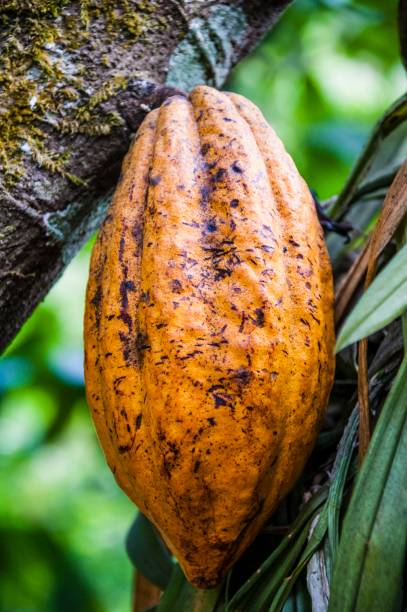
#> input picture Classification with Features/cocoa bean/821.jpg, 407 x 612 px; its folder holds only this picture in this run
$ python -i feature_extraction.py   (imports and definitions only)
#> lines starting #> are read from the running program, lines starting #| are printed output that depends on the picture; after the words box and inside, x2 and y2 are one past the last pixel; in counts of white or black regions, pixels touching at a corner belong together
#> further down, picture is the input picture: shape (612, 407, 3); mean B, G, R 64.3, 108.1, 116
import os
import cv2
import numpy as np
from tqdm import tqdm
import pandas as pd


def extract_shape_features(image):
    gray_image = cv2.cvtColor(image, cv2.COLOR_BGR2GRAY)
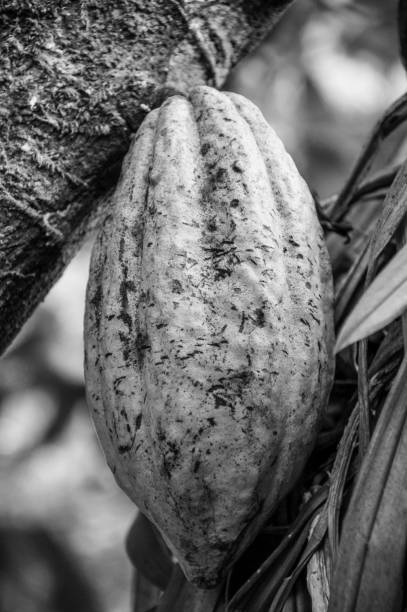
#> gray_image: shape (612, 407); min 0, max 251, mean 105.4
    blurred_image = cv2.GaussianBlur(gray_image, (5, 5), 0)
    edges = cv2.Canny(blurred_image, 50, 150)
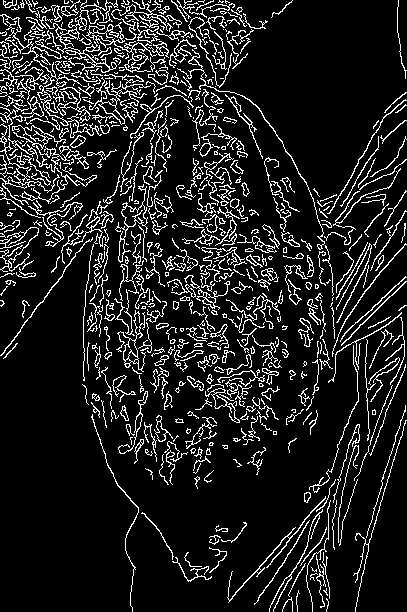
#> edges: shape (612, 407); 12.2% white in thin lines or dots

    contours, _ = cv2.findContours(edges, cv2.RETR_EXTERNAL, cv2.CHAIN_APPROX_SIMPLE)
#> contours = 603 contours, 460 with area under 20; largest, box (x1, y1, x2, y2) and area: (115, 184, 148, 263) 494, (45, 0, 118, 73) 376, (0, 14, 102, 138) 340, (116, 310, 146, 372) 317, (89, 80, 147, 125) 278

    # Initialize lists to hold the feature values for each contour
    areas = []
    perimeters = []
    aspect_ratios = []
    extents = []
    solidities = []

    for contour in contours:
        # Calculate area of the contour and add to list
        area = cv2.contourArea(contour)
        areas.append(area)

        # Calculate the perimeter of the contour and add to list
        perimeter = cv2.arcLength(contour, True)
        perimeters.append(perimeter)

        # Calculate aspect ratio and add to list
        x, y, w, h = cv2.boundingRect(contour)
        aspect_ratio = float(w) / h if h != 0 else 0
        aspect_ratios.append(aspect_ratio)

        # Calculate extent and add to list
        rect_area = w * h
        extent = float(area) / rect_area if rect_area != 0 else 0
        extents.append(extent)

        # Calculate solidity and add to list
        hull = cv2.convexHull(contour)
        hull_area = cv2.contourArea(hull)
        solidity = float(area) / hull_area if hull_area != 0 else 0
        solidities.append(solidity)
#> this loop made 603 passes
#> (area, perimeter, x, y, w, h, aspect_ratio, rect_area) on passes 8, 15, 18: (32.5, 201.7, 172, 557, 40, 25, 1.6, 1000), (22, 97.54, 300, 527, 27, 39, 0.692, 1053), (45.5, 214.1, 254, 520, 56, 85, 0.659, 4760)
#> after the loop, areas = 603 values, max 494.5 at index 363, min 0 at index 140, mean 20.03; aspect_ratios = 603 values, max 6 at index 452, min 0.0803 at index 278, mean 1.1; extents = 603 values, max 0.611 at index 195, min 0 at index 140, mean 0.0994; perimeters = 603 values, max 1380.5 at index 563, min 0 at index 318, mean 84.69; solidities = 603 values, max 1 at index 48, min 0 at index 140, mean 0.244

    # If there are no contours, return zeros for all features
    if len(contours) == 0:
        return [0, 0, 0, 0, 0]

    # Calculate the mean of each feature across all contours
    mean_area = np.mean(areas)
#> mean_area = 20.03
    mean_perimeter = np.mean(perimeters)
#> mean_perimeter = 84.69
    mean_aspect_ratio = np.mean(aspect_ratios)
#> mean_aspect_ratio = 1.1
    mean_extent = np.mean(extents)
#> mean_extent = 0.0994
    mean_solidity = np.mean(solidities)
#> mean_solidity = 0.244

    # Return a single set of features representing the mean values
    return [mean_area, mean_perimeter, mean_aspect_ratio, mean_extent, mean_solidity]


# [103 lines left out: functions get_lbp_image, calculate_lbp_histogram, calculate_texture_features, calculate_dominant_color, feature_extraction, single_image_feature, not called in this run]

>>> import cv2
>>> picture = cv2.imread('cocoa bean/821.jpg')
>>> result = extract_shape_features(picture)
#> result = [20.03, 84.69, 1.1, 0.0994, 0.244]

$ run again, on Classification with Features/cocoa bean/822.jpg
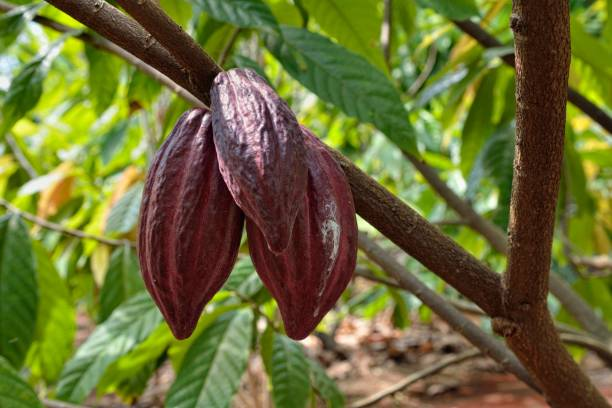
#> input picture Classification with Features/cocoa bean/822.jpg, 612 x 408 px
#> picture is the input picture: shape (408, 612, 3); mean B, G, R 52.7, 108.3, 107.5
#> in extract_shape_features, `gray_image = cv2.cvtColor(image, cv2.COLOR_BGR2GRAY)`:
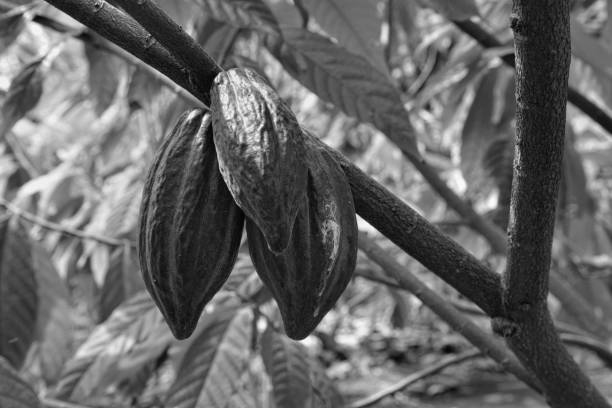
#> gray_image: shape (408, 612); min 2, max 252, mean 101.7
#> in extract_shape_features, `edges = cv2.Canny(blurred_image, 50, 150)`:
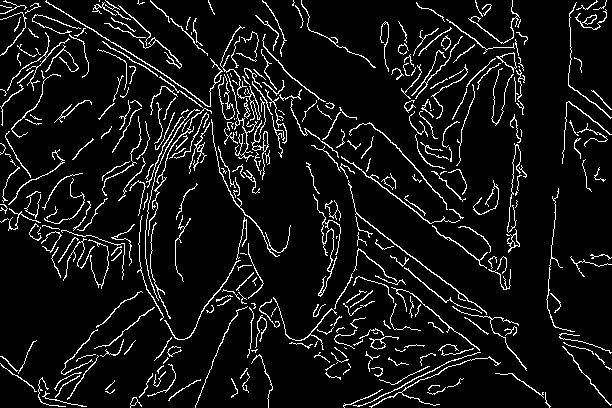
#> edges: shape (408, 612); 7.9% white in thin lines or dots
#> contours = 369 contours, 295 with area under 20; largest, box (x1, y1, x2, y2) and area: (496, 52, 517, 73) 164, (220, 25, 261, 121) 138, (251, 97, 269, 180) 123, (45, 0, 223, 107) 120, (369, 336, 399, 350) 106
#> the loop in extract_shape_features, `for contour in contours:` made 369 passes
#> (area, perimeter, x, y, w, h, aspect_ratio, rect_area) on passes 1, 34, 36: (39.5, 44.04, 130, 397, 12, 11, 1.09, 132), (50.5, 413.2, 369, 356, 132, 52, 2.54, 6864), (22.5, 116.3, 67, 355, 32, 45, 0.711, 1440)
#> after the loop in extract_shape_features, `for contour in contours:`: areas = 369 values, max 163.5 at index 306, min 0 at index 29, mean 14.64; aspect_ratios = 369 values, max 5.25 at index 52, min 0.137 at index 79, mean 1.06; extents = 369 values, max 0.371 at index 306, min 0 at index 29, mean 0.0375; perimeters = 369 values, max 569.3 at index 367, min 0 at index 65, mean 94.29; solidities = 369 values, max 1 at index 71, min 0 at index 29, mean 0.141
#> mean_area = 14.64
#> mean_perimeter = 94.29
#> mean_aspect_ratio = 1.06
#> mean_extent = 0.0375
#> mean_solidity = 0.141
#> result = [14.64, 94.29, 1.06, 0.0375, 0.141]

$ run again, on Classification with Features/cocoa bean/823.jpg
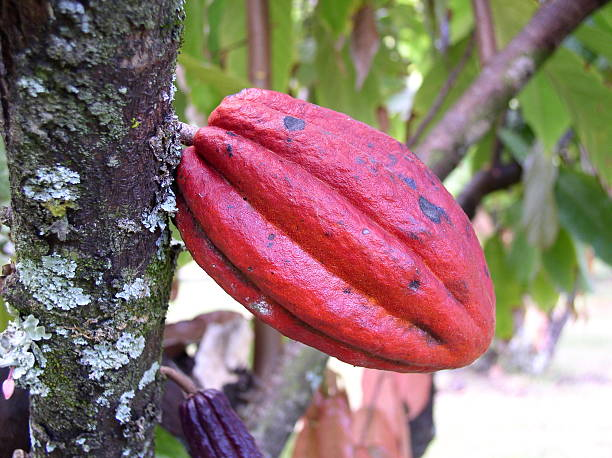
#> input picture Classification with Features/cocoa bean/823.jpg, 612 x 458 px
#> picture is the input picture: shape (458, 612, 3); mean B, G, R 111.5, 115, 142
#> in extract_shape_features, `gray_image = cv2.cvtColor(image, cv2.COLOR_BGR2GRAY)`:
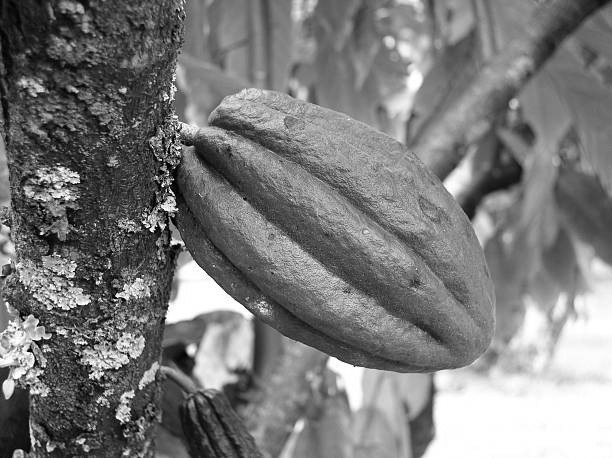
#> gray_image: shape (458, 612); min 0, max 255, mean 122.7
#> in extract_shape_features, `edges = cv2.Canny(blurred_image, 50, 150)`:
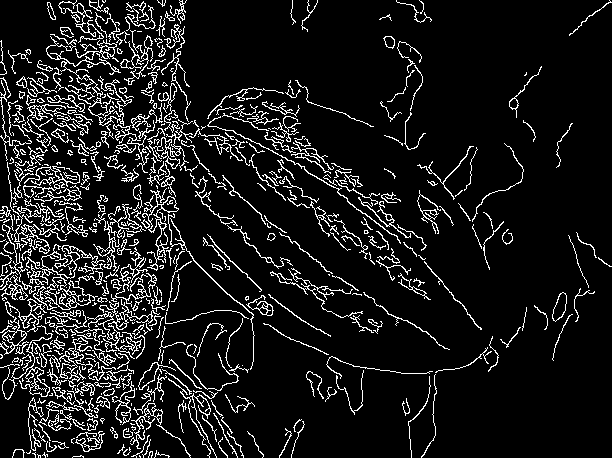
#> edges: shape (458, 612); 10.2% white in thin lines or dots
#> contours = 503 contours, 375 with area under 20; largest, box (x1, y1, x2, y2) and area: (5, 244, 105, 329) 1630, (142, 188, 179, 271) 498, (46, 34, 121, 105) 300, (0, 317, 29, 355) 292, (99, 299, 160, 359) 266
#> the loop in extract_shape_features, `for contour in contours:` made 503 passes
#> (area, perimeter, x, y, w, h, aspect_ratio, rect_area) on passes 23, 44, 45: (102.5, 200.4, 75, 431, 30, 21, 1.43, 630), (26, 167.8, 48, 413, 24, 18, 1.33, 432), (21, 124.7, 60, 410, 26, 20, 1.3, 520)
#> after the loop in extract_shape_features, `for contour in contours:`: areas = 503 values, max 1630.5 at index 227, min 0 at index 18, mean 24.97; aspect_ratios = 503 values, max 6 at index 161, min 0.19 at index 80, mean 1.17; extents = 503 values, max 0.609 at index 475, min 0 at index 18, mean 0.0847; perimeters = 503 values, max 1492.2 at index 227, min 0 at index 30, mean 94.15; solidities = 503 values, max 1 at index 0, min 0 at index 18, mean 0.216
#> mean_area = 24.97
#> mean_perimeter = 94.15
#> mean_aspect_ratio = 1.17
#> mean_extent = 0.0847
#> mean_solidity = 0.216
#> result = [24.97, 94.15, 1.17, 0.0847, 0.216]

$ run again, on Classification with Features/cocoa bean/824.jpg
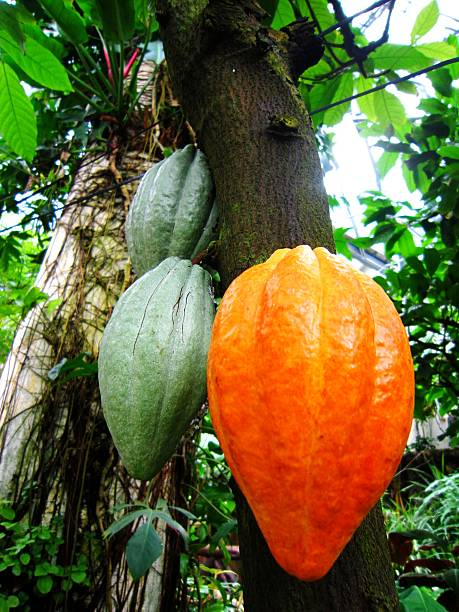
#> input picture Classification with Features/cocoa bean/824.jpg, 459 x 612 px
#> picture is the input picture: shape (612, 459, 3); mean B, G, R 55.7, 100.4, 103.9
#> in extract_shape_features, `blurred_image = cv2.GaussianBlur(gray_image, (5, 5), 0)`:
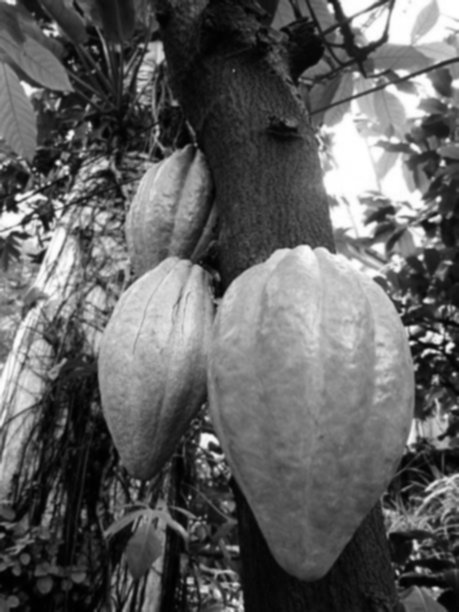
#> blurred_image: shape (612, 459); min 0, max 255, mean 96.3
#> in extract_shape_features, `edges = cv2.Canny(blurred_image, 50, 150)`:
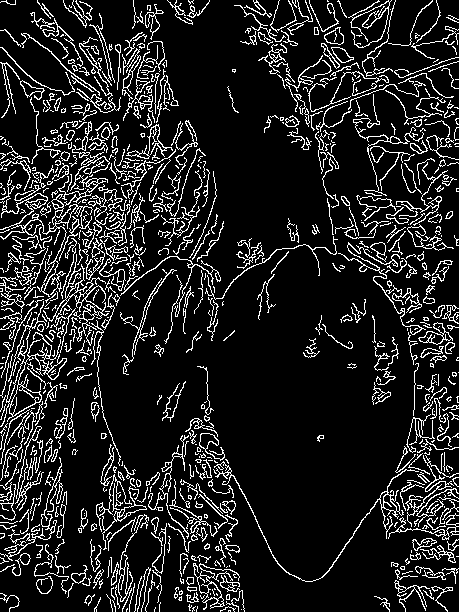
#> edges: shape (612, 459); 13% white in thin lines or dots
#> contours = 749 contours, 576 with area under 20; largest, box (x1, y1, x2, y2) and area: (0, 301, 67, 427) 1000, (0, 193, 93, 297) 691, (43, 254, 109, 353) 518, (193, 563, 240, 610) 459, (214, 461, 419, 582) 412
#> the loop in extract_shape_features, `for contour in contours:` made 749 passes
#> (area, perimeter, x, y, w, h, aspect_ratio, rect_area) on passes 20, 27, 28: (23.5, 79.36, 186, 592, 13, 11, 1.18, 143), (46, 125.5, 431, 586, 22, 26, 0.846, 572), (28.5, 25.07, 187, 586, 10, 6, 1.67, 60)
#> after the loop in extract_shape_features, `for contour in contours:`: areas = 749 values, max 999.5 at index 341, min 0 at index 1, mean 22.78; aspect_ratios = 749 values, max 6 at index 97, min 0.0833 at index 258, mean 1.04; extents = 749 values, max 0.637 at index 720, min 0 at index 1, mean 0.0977; perimeters = 749 values, max 1337.3 at index 490, min 0 at index 1, mean 80.27; solidities = 749 values, max 1 at index 15, min 0 at index 1, mean 0.235
#> mean_area = 22.78
#> mean_perimeter = 80.27
#> mean_aspect_ratio = 1.04
#> mean_extent = 0.0977
#> mean_solidity = 0.235
#> result = [22.78, 80.27, 1.04, 0.0977, 0.235]
